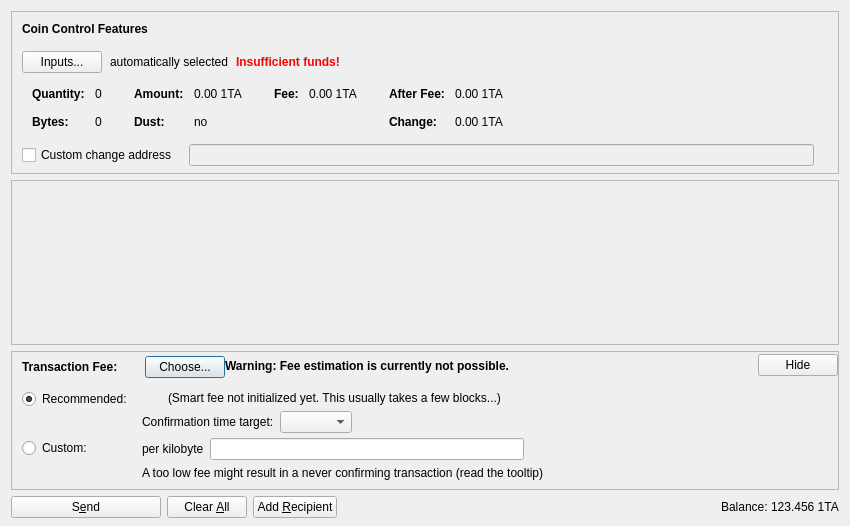
<?xml version="1.0" encoding="UTF-8"?>
<ui version="4.0">
 <class>SendCoinsDialog</class>
 <widget class="QDialog" name="SendCoinsDialog">
  <property name="geometry">
   <rect>
    <x>0</x>
    <y>0</y>
    <width>850</width>
    <height>526</height>
   </rect>
  </property>
  <property name="windowTitle">
   <string>Send Coins</string>
  </property>
  <layout class="QVBoxLayout" name="verticalLayout" stretch="0,1,0,0">
   <property name="bottomMargin">
    <number>8</number>
   </property>
   <item>
    <widget class="QFrame" name="frameCoinControl">
     <property name="sizePolicy">
      <sizepolicy hsizetype="Expanding" vsizetype="Expanding">
       <horstretch>0</horstretch>
       <verstretch>0</verstretch>
      </sizepolicy>
     </property>
     <property name="maximumSize">
      <size>
       <width>16777215</width>
       <height>16777215</height>
      </size>
     </property>
     <property name="frameShape">
      <enum>QFrame::StyledPanel</enum>
     </property>
     <property name="frameShadow">
      <enum>QFrame::Sunken</enum>
     </property>
     <layout class="QVBoxLayout" name="verticalLayoutCoinControl2">
      <property name="spacing">
       <number>0</number>
      </property>
      <property name="leftMargin">
       <number>0</number>
      </property>
      <property name="topMargin">
       <number>0</number>
      </property>
      <property name="rightMargin">
       <number>0</number>
      </property>
      <property name="bottomMargin">
       <number>6</number>
      </property>
      <item>
       <layout class="QVBoxLayout" name="verticalLayoutCoinControl" stretch="0,0,0,0,1">
        <property name="spacing">
         <number>0</number>
        </property>
        <property name="leftMargin">
         <number>10</number>
        </property>
        <property name="topMargin">
         <number>10</number>
        </property>
        <item>
         <layout class="QHBoxLayout" name="horizontalLayoutCoinControl1">
          <property name="bottomMargin">
           <number>15</number>
          </property>
          <item>
           <widget class="QLabel" name="labelCoinControlFeatures">
            <property name="sizePolicy">
             <sizepolicy hsizetype="Preferred" vsizetype="Maximum">
              <horstretch>0</horstretch>
              <verstretch>0</verstretch>
             </sizepolicy>
            </property>
            <property name="font">
             <font>
              <weight>75</weight>
              <bold>true</bold>
             </font>
            </property>
            <property name="styleSheet">
             <string notr="true">font-weight:bold;</string>
            </property>
            <property name="text">
             <string>Coin Control Features</string>
            </property>
           </widget>
          </item>
         </layout>
        </item>
        <item>
         <layout class="QHBoxLayout" name="horizontalLayoutCoinControl2" stretch="0,0,0,0">
          <property name="spacing">
           <number>8</number>
          </property>
          <property name="bottomMargin">
           <number>10</number>
          </property>
          <item>
           <widget class="QPushButton" name="pushButtonCoinControl">
            <property name="styleSheet">
             <string notr="true"/>
            </property>
            <property name="text">
             <string>Inputs...</string>
            </property>
            <property name="autoDefault">
             <bool>false</bool>
            </property>
           </widget>
          </item>
          <item>
           <widget class="QLabel" name="labelCoinControlAutomaticallySelected">
            <property name="text">
             <string>automatically selected</string>
            </property>
            <property name="margin">
             <number>5</number>
            </property>
           </widget>
          </item>
          <item>
           <widget class="QLabel" name="labelCoinControlInsuffFunds">
            <property name="font">
             <font>
              <weight>75</weight>
              <bold>true</bold>
             </font>
            </property>
            <property name="styleSheet">
             <string notr="true">color:red;font-weight:bold;</string>
            </property>
            <property name="text">
             <string>Insufficient funds!</string>
            </property>
            <property name="margin">
             <number>5</number>
            </property>
           </widget>
          </item>
          <item>
           <spacer name="horizontalSpacerCoinControl">
            <property name="orientation">
             <enum>Qt::Horizontal</enum>
            </property>
            <property name="sizeHint" stdset="0">
             <size>
              <width>40</width>
              <height>1</height>
             </size>
            </property>
           </spacer>
          </item>
         </layout>
        </item>
        <item>
         <widget class="QWidget" name="widgetCoinControl" native="true">
          <property name="sizePolicy">
           <sizepolicy hsizetype="Preferred" vsizetype="Preferred">
            <horstretch>0</horstretch>
            <verstretch>0</verstretch>
           </sizepolicy>
          </property>
          <property name="minimumSize">
           <size>
            <width>0</width>
            <height>0</height>
           </size>
          </property>
          <property name="styleSheet">
           <string notr="true"/>
          </property>
          <layout class="QHBoxLayout" name="horizontalLayoutCoinControl5">
           <property name="leftMargin">
            <number>0</number>
           </property>
           <property name="topMargin">
            <number>0</number>
           </property>
           <property name="rightMargin">
            <number>0</number>
           </property>
           <property name="bottomMargin">
            <number>0</number>
           </property>
           <item>
            <layout class="QHBoxLayout" name="horizontalLayoutCoinControl3" stretch="0,0,0,1">
             <property name="spacing">
              <number>20</number>
             </property>
             <property name="topMargin">
              <number>0</number>
             </property>
             <property name="bottomMargin">
              <number>10</number>
             </property>
             <item>
              <layout class="QFormLayout" name="formLayoutCoinControl1">
               <property name="horizontalSpacing">
                <number>10</number>
               </property>
               <property name="verticalSpacing">
                <number>14</number>
               </property>
               <property name="leftMargin">
                <number>10</number>
               </property>
               <property name="topMargin">
                <number>4</number>
               </property>
               <property name="rightMargin">
                <number>6</number>
               </property>
               <item row="0" column="0">
                <widget class="QLabel" name="labelCoinControlQuantityText">
                 <property name="font">
                  <font>
                   <weight>75</weight>
                   <bold>true</bold>
                  </font>
                 </property>
                 <property name="text">
                  <string>Quantity:</string>
                 </property>
                 <property name="margin">
                  <number>0</number>
                 </property>
                </widget>
               </item>
               <item row="0" column="1">
                <widget class="QLabel" name="labelCoinControlQuantity">
                 <property name="cursor">
                  <cursorShape>IBeamCursor</cursorShape>
                 </property>
                 <property name="contextMenuPolicy">
                  <enum>Qt::ActionsContextMenu</enum>
                 </property>
                 <property name="text">
                  <string notr="true">0</string>
                 </property>
                 <property name="margin">
                  <number>0</number>
                 </property>
                 <property name="textInteractionFlags">
                  <set>Qt::LinksAccessibleByMouse|Qt::TextSelectableByKeyboard|Qt::TextSelectableByMouse</set>
                 </property>
                </widget>
               </item>
               <item row="1" column="0">
                <widget class="QLabel" name="labelCoinControlBytesText">
                 <property name="font">
                  <font>
                   <weight>75</weight>
                   <bold>true</bold>
                  </font>
                 </property>
                 <property name="text">
                  <string>Bytes:</string>
                 </property>
                </widget>
               </item>
               <item row="1" column="1">
                <widget class="QLabel" name="labelCoinControlBytes">
                 <property name="cursor">
                  <cursorShape>IBeamCursor</cursorShape>
                 </property>
                 <property name="contextMenuPolicy">
                  <enum>Qt::ActionsContextMenu</enum>
                 </property>
                 <property name="text">
                  <string notr="true">0</string>
                 </property>
                 <property name="textInteractionFlags">
                  <set>Qt::LinksAccessibleByMouse|Qt::TextSelectableByKeyboard|Qt::TextSelectableByMouse</set>
                 </property>
                </widget>
               </item>
              </layout>
             </item>
             <item>
              <layout class="QFormLayout" name="formLayoutCoinControl2">
               <property name="horizontalSpacing">
                <number>10</number>
               </property>
               <property name="verticalSpacing">
                <number>14</number>
               </property>
               <property name="leftMargin">
                <number>6</number>
               </property>
               <property name="topMargin">
                <number>4</number>
               </property>
               <property name="rightMargin">
                <number>6</number>
               </property>
               <item row="0" column="0">
                <widget class="QLabel" name="labelCoinControlAmountText">
                 <property name="font">
                  <font>
                   <weight>75</weight>
                   <bold>true</bold>
                  </font>
                 </property>
                 <property name="text">
                  <string>Amount:</string>
                 </property>
                 <property name="margin">
                  <number>0</number>
                 </property>
                </widget>
               </item>
               <item row="0" column="1">
                <widget class="QLabel" name="labelCoinControlAmount">
                 <property name="cursor">
                  <cursorShape>IBeamCursor</cursorShape>
                 </property>
                 <property name="contextMenuPolicy">
                  <enum>Qt::ActionsContextMenu</enum>
                 </property>
                 <property name="text">
                  <string notr="true">0.00 1TA</string>
                 </property>
                 <property name="textInteractionFlags">
                  <set>Qt::LinksAccessibleByMouse|Qt::TextSelectableByKeyboard|Qt::TextSelectableByMouse</set>
                 </property>
                </widget>
               </item>
               <item row="1" column="0">
                <widget class="QLabel" name="labelCoinControlLowOutputText">
                 <property name="font">
                  <font>
                   <weight>75</weight>
                   <bold>true</bold>
                  </font>
                 </property>
                 <property name="text">
                  <string>Dust:</string>
                 </property>
                </widget>
               </item>
               <item row="1" column="1">
                <widget class="QLabel" name="labelCoinControlLowOutput">
                 <property name="cursor">
                  <cursorShape>IBeamCursor</cursorShape>
                 </property>
                 <property name="contextMenuPolicy">
                  <enum>Qt::ActionsContextMenu</enum>
                 </property>
                 <property name="text">
                  <string notr="true">no</string>
                 </property>
                 <property name="textInteractionFlags">
                  <set>Qt::LinksAccessibleByMouse|Qt::TextSelectableByKeyboard|Qt::TextSelectableByMouse</set>
                 </property>
                </widget>
               </item>
              </layout>
             </item>
             <item>
              <layout class="QFormLayout" name="formLayoutCoinControl3">
               <property name="horizontalSpacing">
                <number>10</number>
               </property>
               <property name="verticalSpacing">
                <number>14</number>
               </property>
               <property name="leftMargin">
                <number>6</number>
               </property>
               <property name="topMargin">
                <number>4</number>
               </property>
               <property name="rightMargin">
                <number>6</number>
               </property>
               <item row="0" column="0">
                <widget class="QLabel" name="labelCoinControlFeeText">
                 <property name="font">
                  <font>
                   <weight>75</weight>
                   <bold>true</bold>
                  </font>
                 </property>
                 <property name="text">
                  <string>Fee:</string>
                 </property>
                 <property name="margin">
                  <number>0</number>
                 </property>
                </widget>
               </item>
               <item row="0" column="1">
                <widget class="QLabel" name="labelCoinControlFee">
                 <property name="cursor">
                  <cursorShape>IBeamCursor</cursorShape>
                 </property>
                 <property name="contextMenuPolicy">
                  <enum>Qt::ActionsContextMenu</enum>
                 </property>
                 <property name="text">
                  <string notr="true">0.00 1TA</string>
                 </property>
                 <property name="textInteractionFlags">
                  <set>Qt::LinksAccessibleByMouse|Qt::TextSelectableByKeyboard|Qt::TextSelectableByMouse</set>
                 </property>
                </widget>
               </item>
              </layout>
             </item>
             <item>
              <layout class="QFormLayout" name="formLayoutCoinControl4">
               <property name="horizontalSpacing">
                <number>10</number>
               </property>
               <property name="verticalSpacing">
                <number>14</number>
               </property>
               <property name="leftMargin">
                <number>6</number>
               </property>
               <property name="topMargin">
                <number>4</number>
               </property>
               <property name="rightMargin">
                <number>6</number>
               </property>
               <item row="0" column="0">
                <widget class="QLabel" name="labelCoinControlAfterFeeText">
                 <property name="font">
                  <font>
                   <weight>75</weight>
                   <bold>true</bold>
                  </font>
                 </property>
                 <property name="text">
                  <string>After Fee:</string>
                 </property>
                 <property name="margin">
                  <number>0</number>
                 </property>
                </widget>
               </item>
               <item row="0" column="1">
                <widget class="QLabel" name="labelCoinControlAfterFee">
                 <property name="cursor">
                  <cursorShape>IBeamCursor</cursorShape>
                 </property>
                 <property name="contextMenuPolicy">
                  <enum>Qt::ActionsContextMenu</enum>
                 </property>
                 <property name="text">
                  <string notr="true">0.00 1TA</string>
                 </property>
                 <property name="textInteractionFlags">
                  <set>Qt::LinksAccessibleByMouse|Qt::TextSelectableByKeyboard|Qt::TextSelectableByMouse</set>
                 </property>
                </widget>
               </item>
               <item row="1" column="0">
                <widget class="QLabel" name="labelCoinControlChangeText">
                 <property name="font">
                  <font>
                   <weight>75</weight>
                   <bold>true</bold>
                  </font>
                 </property>
                 <property name="text">
                  <string>Change:</string>
                 </property>
                </widget>
               </item>
               <item row="1" column="1">
                <widget class="QLabel" name="labelCoinControlChange">
                 <property name="cursor">
                  <cursorShape>IBeamCursor</cursorShape>
                 </property>
                 <property name="contextMenuPolicy">
                  <enum>Qt::ActionsContextMenu</enum>
                 </property>
                 <property name="text">
                  <string notr="true">0.00 1TA</string>
                 </property>
                 <property name="textInteractionFlags">
                  <set>Qt::LinksAccessibleByMouse|Qt::TextSelectableByKeyboard|Qt::TextSelectableByMouse</set>
                 </property>
                </widget>
               </item>
              </layout>
             </item>
            </layout>
           </item>
          </layout>
         </widget>
        </item>
        <item>
         <layout class="QHBoxLayout" name="horizontalLayoutCoinControl4" stretch="0,0,0">
          <property name="spacing">
           <number>12</number>
          </property>
          <property name="sizeConstraint">
           <enum>QLayout::SetDefaultConstraint</enum>
          </property>
          <property name="topMargin">
           <number>5</number>
          </property>
          <property name="rightMargin">
           <number>5</number>
          </property>
          <item>
           <widget class="QCheckBox" name="checkBoxCoinControlChange">
            <property name="toolTip">
             <string>If this is activated, but the change address is empty or invalid, change will be sent to a newly generated address.</string>
            </property>
            <property name="text">
             <string>Custom change address</string>
            </property>
           </widget>
          </item>
          <item>
           <widget class="QValidatedLineEdit" name="lineEditCoinControlChange">
            <property name="enabled">
             <bool>false</bool>
            </property>
            <property name="sizePolicy">
             <sizepolicy hsizetype="Expanding" vsizetype="Fixed">
              <horstretch>0</horstretch>
              <verstretch>0</verstretch>
             </sizepolicy>
            </property>
           </widget>
          </item>
          <item>
           <widget class="QLabel" name="labelCoinControlChangeLabel">
            <property name="sizePolicy">
             <sizepolicy hsizetype="Preferred" vsizetype="Expanding">
              <horstretch>0</horstretch>
              <verstretch>0</verstretch>
             </sizepolicy>
            </property>
            <property name="minimumSize">
             <size>
              <width>0</width>
              <height>0</height>
             </size>
            </property>
            <property name="text">
             <string/>
            </property>
            <property name="margin">
             <number>3</number>
            </property>
           </widget>
          </item>
         </layout>
        </item>
        <item>
         <spacer name="verticalSpacerCoinControl">
          <property name="orientation">
           <enum>Qt::Vertical</enum>
          </property>
          <property name="sizeHint" stdset="0">
           <size>
            <width>800</width>
            <height>1</height>
           </size>
          </property>
         </spacer>
        </item>
       </layout>
      </item>
     </layout>
    </widget>
   </item>
   <item>
    <widget class="QScrollArea" name="scrollArea">
     <property name="widgetResizable">
      <bool>true</bool>
     </property>
     <widget class="QWidget" name="scrollAreaWidgetContents">
      <property name="geometry">
       <rect>
        <x>0</x>
        <y>0</y>
        <width>830</width>
        <height>104</height>
       </rect>
      </property>
      <layout class="QVBoxLayout" name="verticalLayout_2" stretch="0,1">
       <property name="leftMargin">
        <number>0</number>
       </property>
       <property name="topMargin">
        <number>0</number>
       </property>
       <property name="rightMargin">
        <number>0</number>
       </property>
       <property name="bottomMargin">
        <number>0</number>
       </property>
       <item>
        <layout class="QVBoxLayout" name="entries">
         <property name="spacing">
          <number>6</number>
         </property>
        </layout>
       </item>
       <item>
        <spacer name="verticalSpacer">
         <property name="orientation">
          <enum>Qt::Vertical</enum>
         </property>
         <property name="sizeHint" stdset="0">
          <size>
           <width>20</width>
           <height>40</height>
          </size>
         </property>
        </spacer>
       </item>
      </layout>
     </widget>
    </widget>
   </item>
   <item>
    <widget class="QFrame" name="frameFee">
     <property name="sizePolicy">
      <sizepolicy hsizetype="Expanding" vsizetype="Expanding">
       <horstretch>0</horstretch>
       <verstretch>0</verstretch>
      </sizepolicy>
     </property>
     <property name="maximumSize">
      <size>
       <width>16777215</width>
       <height>16777215</height>
      </size>
     </property>
     <property name="frameShape">
      <enum>QFrame::StyledPanel</enum>
     </property>
     <property name="frameShadow">
      <enum>QFrame::Sunken</enum>
     </property>
     <layout class="QVBoxLayout" name="verticalLayoutFee1">
      <property name="spacing">
       <number>0</number>
      </property>
      <property name="leftMargin">
       <number>0</number>
      </property>
      <property name="topMargin">
       <number>0</number>
      </property>
      <property name="rightMargin">
       <number>0</number>
      </property>
      <property name="bottomMargin">
       <number>0</number>
      </property>
      <item>
       <layout class="QVBoxLayout" name="verticalLayoutFee2" stretch="0,0,0">
        <property name="spacing">
         <number>0</number>
        </property>
        <property name="leftMargin">
         <number>10</number>
        </property>
        <property name="topMargin">
         <number>0</number>
        </property>
        <item>
         <layout class="QHBoxLayout" name="horizontalLayoutFee1">
          <property name="bottomMargin">
           <number>0</number>
          </property>
          <item>
           <layout class="QVBoxLayout" name="verticalLayoutFee7">
            <property name="spacing">
             <number>0</number>
            </property>
            <item>
             <spacer name="verticalSpacerSmartFee">
              <property name="orientation">
               <enum>Qt::Vertical</enum>
              </property>
              <property name="sizeType">
               <enum>QSizePolicy::Fixed</enum>
              </property>
              <property name="sizeHint" stdset="0">
               <size>
                <width>1</width>
                <height>4</height>
               </size>
              </property>
             </spacer>
            </item>
            <item>
             <layout class="QHBoxLayout" name="horizontalLayoutSmartFee">
              <property name="spacing">
               <number>10</number>
              </property>
              <item>
               <widget class="QLabel" name="labelFeeHeadline">
                <property name="sizePolicy">
                 <sizepolicy hsizetype="Preferred" vsizetype="Maximum">
                  <horstretch>0</horstretch>
                  <verstretch>0</verstretch>
                 </sizepolicy>
                </property>
                <property name="font">
                 <font>
                  <weight>75</weight>
                  <bold>true</bold>
                 </font>
                </property>
                <property name="styleSheet">
                 <string notr="true">font-weight:bold;</string>
                </property>
                <property name="text">
                 <string>Transaction Fee:</string>
                </property>
               </widget>
              </item>
              <item>
               <widget class="QLabel" name="labelFeeMinimized">
                <property name="text">
                 <string/>
                </property>
               </widget>
              </item>
              <item>
               <widget class="QPushButton" name="buttonChooseFee">
                <property name="text">
                 <string>Choose...</string>
                </property>
               </widget>
              </item>
             </layout>
            </item>
            <item>
             <spacer name="verticalSpacer_5">
              <property name="orientation">
               <enum>Qt::Vertical</enum>
              </property>
              <property name="sizeHint" stdset="0">
               <size>
                <width>1</width>
                <height>1</height>
               </size>
              </property>
             </spacer>
            </item>
           </layout>
          </item>
          <item>
           <widget class="QLabel" name="fallbackFeeWarningLabel">
            <property name="toolTip">
             <string>Using the fallbackfee can result in sending a transaction that will take several hours or days (or never) to confirm. Consider choosing your fee manually or wait until you have validated the complete chain.</string>
            </property>
            <property name="font">
            <font>
                <weight>75</weight>
                <bold>true</bold>
            </font>
            </property>
            <property name="text">
             <string>Warning: Fee estimation is currently not possible.</string>
            </property>
            <property name="wordWrap">
             <bool>false</bool>
            </property>
           </widget>
          </item>
          <item>
           <spacer name="horizontalSpacer_4">
            <property name="orientation">
             <enum>Qt::Horizontal</enum>
            </property>
            <property name="sizeType">
             <enum>QSizePolicy::MinimumExpanding</enum>
            </property>
            <property name="sizeHint" stdset="0">
             <size>
              <width>40</width>
              <height>20</height>
             </size>
            </property>
           </spacer>
          </item>
          <item>
           <widget class="QPushButton" name="buttonMinimizeFee">
            <property name="toolTip">
             <string>collapse fee-settings</string>
            </property>
            <property name="text">
             <string>Hide</string>
            </property>
           </widget>
          </item>
         </layout>
        </item>
        <item>
         <widget class="QFrame" name="frameFeeSelection">
          <layout class="QVBoxLayout" name="verticalLayoutFee12">
           <property name="spacing">
            <number>0</number>
           </property>
           <property name="leftMargin">
            <number>0</number>
           </property>
           <property name="topMargin">
            <number>0</number>
           </property>
           <property name="rightMargin">
            <number>0</number>
           </property>
           <property name="bottomMargin">
            <number>0</number>
           </property>
           <item>
            <layout class="QGridLayout" name="gridLayoutFee">
             <property name="topMargin">
              <number>10</number>
             </property>
             <property name="bottomMargin">
              <number>4</number>
             </property>
             <property name="horizontalSpacing">
              <number>10</number>
             </property>
             <property name="verticalSpacing">
              <number>4</number>
             </property>
             <item row="1" column="1">
              <layout class="QVBoxLayout" name="verticalLayoutFee8">
               <property name="spacing">
                <number>6</number>
               </property>
               <item>
                <layout class="QHBoxLayout" name="horizontalLayoutFee13">
                 <item>
                  <widget class="QLabel" name="labelCustomPerKilobyte">
                   <property name="toolTip">
                    <string>Specify a custom fee per kB (1,000 bytes) of the transaction's virtual size.

Note:  Since the fee is calculated on a per-byte basis, a fee of "100 satoshis per kB" for a transaction size of 500 bytes (half of 1 kB) would ultimately yield a fee of only 50 satoshis.</string>
                   </property>
                   <property name="text">
                    <string>per kilobyte</string>
                   </property>
                  </widget>
                 </item>
                 <item>
                  <widget class="BitcoinAmountField" name="customFee"/>
                 </item>
                 <item>
                  <spacer name="horizontalSpacer_6">
                   <property name="orientation">
                    <enum>Qt::Horizontal</enum>
                   </property>
                   <property name="sizeHint" stdset="0">
                    <size>
                     <width>1</width>
                     <height>1</height>
                    </size>
                   </property>
                  </spacer>
                 </item>
                </layout>
               </item>
               <item>
                <layout class="QHBoxLayout" name="horizontalLayoutFee8">
                 <item>
                  <widget class="QLabel" name="labelCustomFeeWarning">
                   <property name="enabled">
                    <bool>true</bool>
                   </property>
                   <property name="toolTip">
                    <string>When there is less transaction volume than space in the blocks, miners as well as relaying nodes may enforce a minimum fee. Paying only this minimum fee is just fine, but be aware that this can result in a never confirming transaction once there is more demand for motherofweeddaycoin transactions than the network can process.</string>
                   </property>
                   <property name="text">
                    <string>A too low fee might result in a never confirming transaction (read the tooltip)</string>
                   </property>
                  </widget>
                 </item>
                 <item>
                  <spacer name="horizontalSpacer_2">
                   <property name="orientation">
                    <enum>Qt::Horizontal</enum>
                   </property>
                   <property name="sizeHint" stdset="0">
                    <size>
                     <width>1</width>
                     <height>1</height>
                    </size>
                   </property>
                  </spacer>
                 </item>
                </layout>
               </item>
              </layout>
             </item>
             <item row="0" column="0">
              <layout class="QVBoxLayout" name="verticalLayoutFee4" stretch="0,1">
               <item>
                <widget class="QRadioButton" name="radioSmartFee">
                 <property name="text">
                  <string>Recommended:</string>
                 </property>
                 <property name="checked">
                  <bool>true</bool>
                 </property>
                 <attribute name="buttonGroup">
                  <string notr="true">groupFee</string>
                 </attribute>
                </widget>
               </item>
               <item>
                <spacer name="verticalSpacer_2">
                 <property name="orientation">
                  <enum>Qt::Vertical</enum>
                 </property>
                 <property name="sizeHint" stdset="0">
                  <size>
                   <width>1</width>
                   <height>1</height>
                  </size>
                 </property>
                </spacer>
               </item>
              </layout>
             </item>
             <item row="1" column="0">
              <layout class="QVBoxLayout" name="verticalLayoutFee9" stretch="0,1">
               <item>
                <widget class="QRadioButton" name="radioCustomFee">
                 <property name="text">
                  <string>Custom:</string>
                 </property>
                 <attribute name="buttonGroup">
                  <string notr="true">groupFee</string>
                 </attribute>
                </widget>
               </item>
               <item>
                <spacer name="verticalSpacer_6">
                 <property name="orientation">
                  <enum>Qt::Vertical</enum>
                 </property>
                 <property name="sizeHint" stdset="0">
                  <size>
                   <width>1</width>
                   <height>1</height>
                  </size>
                 </property>
                </spacer>
               </item>
              </layout>
             </item>
             <item row="0" column="1">
              <layout class="QVBoxLayout" name="verticalLayoutFee3" stretch="0,0,1">
               <property name="spacing">
                <number>6</number>
               </property>
               <property name="topMargin">
                <number>2</number>
               </property>
               <item>
                <layout class="QHBoxLayout" name="horizontalLayoutFee12">
                 <item>
                  <widget class="QLabel" name="labelSmartFee">
                   <property name="text">
                    <string/>
                   </property>
                  </widget>
                 </item>
                 <item>
                  <widget class="QLabel" name="labelFeeEstimation">
                   <property name="text">
                    <string/>
                   </property>
                  </widget>
                 </item>
                 <item>
                  <widget class="QLabel" name="labelSmartFee2">
                   <property name="text">
                    <string>(Smart fee not initialized yet. This usually takes a few blocks...)</string>
                   </property>
                  </widget>
                 </item>
                 <item>
                  <spacer name="horizontalSpacer_5">
                   <property name="orientation">
                    <enum>Qt::Horizontal</enum>
                   </property>
                   <property name="sizeHint" stdset="0">
                    <size>
                     <width>1</width>
                     <height>1</height>
                    </size>
                   </property>
                  </spacer>
                 </item>
                </layout>
               </item>
               <item>
                <layout class="QHBoxLayout" name="horizontalLayoutFee9">
                 <item>
                  <layout class="QVBoxLayout" name="verticalLayoutFee6">
                   <item>
                    <widget class="QLabel" name="labelSmartFee3">
                     <property name="text">
                      <string>Confirmation time target:</string>
                     </property>
                    </widget>
                   </item>
                  </layout>
                 </item>
                 <item>
                  <layout class="QVBoxLayout" name="verticalLayoutFee5">
                   <property name="rightMargin">
                    <number>30</number>
                   </property>
                   <item>
                    <layout class="QHBoxLayout" name="horizontalLayoutConfTarget">
                     <property name="bottomMargin">
                      <number>0</number>
                     </property>
                     <item>
                      <widget class="QComboBox" name="confTargetSelector"/>
                     </item>
                     <item>
                      <spacer name="horizontalSpacerConfTarget">
                       <property name="orientation">
                        <enum>Qt::Horizontal</enum>
                       </property>
                       <property name="sizeHint" stdset="0">
                        <size>
                         <width>40</width>
                         <height>20</height>
                        </size>
                       </property>
                      </spacer>
                     </item>
                    </layout>
                   </item>
                  </layout>
                 </item>
                </layout>
               </item>
               <item>
                <spacer name="verticalSpacer_4">
                 <property name="orientation">
                  <enum>Qt::Vertical</enum>
                 </property>
                 <property name="sizeHint" stdset="0">
                  <size>
                   <width>1</width>
                   <height>1</height>
                  </size>
                 </property>
                </spacer>
               </item>
              </layout>
             </item>
            </layout>
           </item>
          </layout>
         </widget>
        </item>
        <item>
         <spacer name="verticalSpacerFee">
          <property name="orientation">
           <enum>Qt::Vertical</enum>
          </property>
          <property name="sizeHint" stdset="0">
           <size>
            <width>40</width>
            <height>5</height>
           </size>
          </property>
         </spacer>
        </item>
       </layout>
      </item>
     </layout>
    </widget>
   </item>
   <item>
    <layout class="QHBoxLayout" name="horizontalLayout">
     <item>
      <widget class="QPushButton" name="sendButton">
       <property name="minimumSize">
        <size>
         <width>150</width>
         <height>0</height>
        </size>
       </property>
       <property name="toolTip">
        <string>Confirm the send action</string>
       </property>
       <property name="text">
        <string>S&amp;end</string>
       </property>
       <property name="icon">
        <iconset resource="../bitcoin.qrc">
         <normaloff>:/icons/send</normaloff>:/icons/send</iconset>
       </property>
       <property name="autoDefault">
        <bool>false</bool>
       </property>
       <property name="default">
        <bool>false</bool>
       </property>
      </widget>
     </item>
     <item>
      <widget class="QPushButton" name="clearButton">
       <property name="sizePolicy">
        <sizepolicy hsizetype="Minimum" vsizetype="Fixed">
         <horstretch>0</horstretch>
         <verstretch>0</verstretch>
        </sizepolicy>
       </property>
       <property name="toolTip">
        <string>Clear all fields of the form.</string>
       </property>
       <property name="text">
        <string>Clear &amp;All</string>
       </property>
       <property name="icon">
        <iconset resource="../bitcoin.qrc">
         <normaloff>:/icons/remove</normaloff>:/icons/remove</iconset>
       </property>
       <property name="autoDefault">
        <bool>false</bool>
       </property>
      </widget>
     </item>
     <item>
      <widget class="QPushButton" name="addButton">
       <property name="toolTip">
        <string>Send to multiple recipients at once</string>
       </property>
       <property name="text">
        <string>Add &amp;Recipient</string>
       </property>
       <property name="icon">
        <iconset resource="../bitcoin.qrc">
         <normaloff>:/icons/add</normaloff>:/icons/add</iconset>
       </property>
       <property name="autoDefault">
        <bool>false</bool>
       </property>
      </widget>
     </item>
     <item>
      <spacer name="horizontalSpacer">
       <property name="orientation">
        <enum>Qt::Horizontal</enum>
       </property>
       <property name="sizeHint" stdset="0">
        <size>
         <width>40</width>
         <height>20</height>
        </size>
       </property>
      </spacer>
     </item>
     <item>
      <layout class="QHBoxLayout" name="horizontalLayout_2">
       <property name="spacing">
        <number>3</number>
       </property>
       <item>
        <widget class="QLabel" name="label">
         <property name="sizePolicy">
          <sizepolicy hsizetype="Preferred" vsizetype="Fixed">
           <horstretch>0</horstretch>
           <verstretch>0</verstretch>
          </sizepolicy>
         </property>
         <property name="text">
          <string>Balance:</string>
         </property>
        </widget>
       </item>
       <item>
        <widget class="QLabel" name="labelBalance">
         <property name="sizePolicy">
          <sizepolicy hsizetype="Preferred" vsizetype="Fixed">
           <horstretch>0</horstretch>
           <verstretch>0</verstretch>
          </sizepolicy>
         </property>
         <property name="cursor">
          <cursorShape>IBeamCursor</cursorShape>
         </property>
         <property name="text">
          <string notr="true">123.456 1TA</string>
         </property>
         <property name="textInteractionFlags">
          <set>Qt::LinksAccessibleByMouse|Qt::TextSelectableByKeyboard|Qt::TextSelectableByMouse</set>
         </property>
        </widget>
       </item>
      </layout>
     </item>
    </layout>
   </item>
  </layout>
 </widget>
 <customwidgets>
  <customwidget>
   <class>QValidatedLineEdit</class>
   <extends>QLineEdit</extends>
   <header>qt/qvalidatedlineedit.h</header>
  </customwidget>
  <customwidget>
   <class>BitcoinAmountField</class>
   <extends>QLineEdit</extends>
   <header>qt/bitcoinamountfield.h</header>
   <container>1</container>
  </customwidget>
 </customwidgets>
 <resources>
  <include location="../bitcoin.qrc"/>
 </resources>
 <connections/>
 <buttongroups>
  <buttongroup name="groupFee"/>
 </buttongroups>
</ui>
